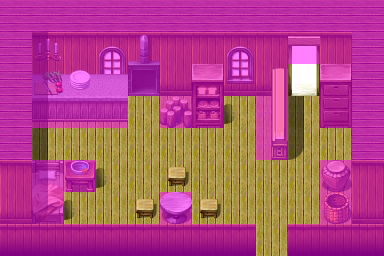

The image is a tile-based game level rendered from a .tmx file. Its description and source (layers, tilesets, objects; grid data summarised) follow:
An orthogonal 12x8 tile map with 32x32 px tiles, 4 tile layers (Ground, Objects, Above, Walkable), 14 tilesets and 4 objects (2x mapchange, 2x spawn).

<map version="1.0" orientation="orthogonal" width="12" height="8" tilewidth="32" tileheight="32">
    <tileset firstgid="1" name="map_14" tilewidth="32" tileheight="32">
        <image source="../drawable/map_14.png" />
    </tileset>
    <tileset firstgid="65" name="map_10" tilewidth="32" tileheight="32">
        <image source="../drawable/map_10.png" />
    </tileset>
    <tileset firstgid="129" name="map_20" tilewidth="32" tileheight="32">
        <image source="../drawable/map_20.png" />
    </tileset>
    <tileset firstgid="193" name="map_15" tilewidth="32" tileheight="32">
        <image source="../drawable/map_15.png" />
    </tileset>
    <tileset firstgid="257" name="map_12" tilewidth="32" tileheight="32">
        <image source="../drawable/map_12.png" />
    </tileset>
    <tileset firstgid="321" name="map_3" tilewidth="32" tileheight="32">
        <image source="../drawable/map_3.png" />
    </tileset>
    <tileset firstgid="385" name="map_11" tilewidth="32" tileheight="32">
        <image source="../drawable/map_11.png" />
    </tileset>
    <tileset firstgid="449" name="map_27" tilewidth="32" tileheight="32">
        <image source="../drawable/map_27.png" />
    </tileset>
    <tileset firstgid="513" name="map_17" tilewidth="32" tileheight="32">
        <image source="../drawable/map_17.png" />
    </tileset>
    <tileset firstgid="577" name="map_19" tilewidth="32" tileheight="32">
        <image source="../drawable/map_19.png" />
    </tileset>
    <tileset firstgid="641" name="map_0" tilewidth="32" tileheight="32">
        <image source="../drawable/map_0.png" />
    </tileset>
    <tileset firstgid="705" name="map_1" tilewidth="32" tileheight="32">
        <image source="../drawable/map_1.png" />
    </tileset>
    <tileset firstgid="769" name="map_25" tilewidth="32" tileheight="32">
        <image source="../drawable/map_25.png" />
    </tileset>
    <tileset firstgid="833" name="map_2" tilewidth="32" tileheight="32">
        <image source="../drawable/map_2.png" />
    </tileset>
    <layer name="Ground" width="12" height="8">
        <data>[96 cells, 96 non-empty, 5 distinct tile ids]</data>
    </layer>
    <layer name="Objects" width="12" height="8">
        <data>[96 cells, 33 non-empty, 25 distinct tile ids]</data>
    </layer>
    <layer name="Above" width="12" height="8">
        <data>[96 cells, 11 non-empty, 5 distinct tile ids]</data>
    </layer>
    <layer name="Walkable" width="12" height="8">
        <data>[96 cells, 68 non-empty, 1 distinct tile ids]</data>
    </layer>
    <objectgroup name="Mapevents">
        <object name="south" type="mapchange" x="256" y="224" width="32" height="32">
            <properties>
                <property name="map" value="remgard3" />
                <property name="place" value="remgard_villager4a" />
            </properties>
        </object>
        <object name="north" type="mapchange" x="288" y="64" width="32" height="32">
            <properties>
                <property name="map" value="remgard3" />
                <property name="place" value="remgard_villager4b" />
            </properties>
        </object>
    </objectgroup>
    <objectgroup name="Spawn">
        <object name="perester" type="spawn" x="64" y="128" width="192" height="96">
            <properties>
                <property name="spawngroup" value="perester" />
            </properties>
        </object>
        <object name="petdog" type="spawn" x="32" y="96" width="160" height="96">
            <properties>
                <property name="spawngroup" value="petdog" />
            </properties>
        </object>
    </objectgroup>
    <objectgroup name="Keys" />
</map>
